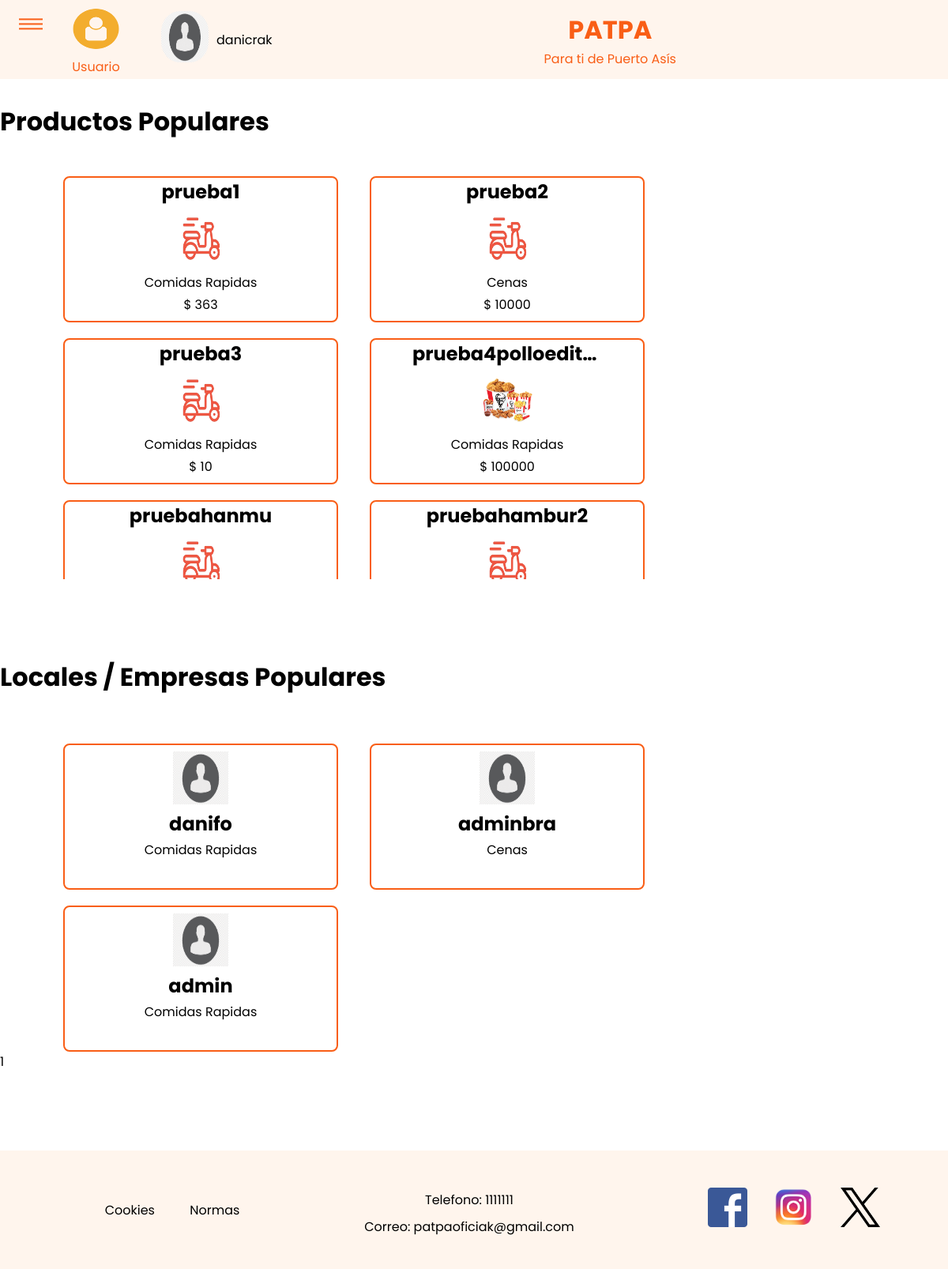
Page /content/buscar.php (signed in) on the committed database.
### tables this page shows
CREATE TABLE `usuario` (
  `id` int(11) NOT NULL,
  `nombre` varchar(250) NOT NULL,
  `correo` varchar(50) NOT NULL,
  `usuario` varchar(50) NOT NULL,
  `contraseña` varchar(300) NOT NULL,
  `edad` int(11) DEFAULT NULL,
  `categorias` int(11) DEFAULT NULL,
  `id_rol` int(11) NOT NULL,
  `foto` varchar(250) DEFAULT NULL,
  `fondo` varchar(250) DEFAULT NULL,
  `direccion` varchar(100) DEFAULT NULL,
  `calificacion` varchar(5) DEFAULT NULL,
  `latitud` varchar(25) DEFAULT NULL,
  `longitud` varchar(25) DEFAULT NULL
);

CREATE TABLE `articulo` (
  `id` int(11) NOT NULL,
  `nombre` varchar(150) DEFAULT NULL,
  `categoria_id` int(11) DEFAULT NULL,
  `seccion_id` int(11) DEFAULT NULL,
  `descripcion` varchar(150) DEFAULT NULL,
  `imagen` varchar(150) DEFAULT NULL,
  `precio` int(7) DEFAULT NULL,
  `calificacion` int(100) DEFAULT NULL,
  `usuario_id` int(11) DEFAULT NULL
);

CREATE TABLE `categoria` (
  `id` int(11) NOT NULL,
  `categorias` varchar(100) NOT NULL
);

### php/consultas_inicio.php (called while the page is built, shortened)
<?php
include "conex.php";
$correo = $_SESSION['usuario'];
$consulta = $conn->query("SELECT * FROM usuario WHERE correo = '$correo'");
$row = $consulta->fetch_assoc();
?>

### content/buscar.php (the view, shortened to what this page needs)
<?php
 include "../php/consultas_inicio.php";
?>
<!doctype html>
<html lang="es">
<head>
    <link rel="stylesheet" href="style.css">
</head>
  <body>
    <header>
        <div class="bar_menu">
            <span class="linea1_bar_menu"></span>
            <span class="linea2_bar_menu"></span>
            <span class="linea3_bar_menu"></span>
        </div>
        <div class="logo">
            <?php
                if($row['id_rol'] == 1){
                ?>
                    <a href="usuarios/usuario_usuario.php"><img src="../images/img_usuario_usuario.png" alt=""></a>
                    <a href="usuarios/usuario_usuario.php"><p>Usuario</p></a>
                <?php
                    }elseif($row['id_rol'] == 2){
                ?>
                <img src="../images/img_usuario_repartidor.png" alt="">
                <p>Repartidor</p>
                <?php
                }else{
                    ?>
                    <a href="usuarios/usuario_empresa.php"><img src="../images/img_usuario_empresa.jpg" alt=""></a>
                    <a href="usuarios/usuario_empresa.php"><p>Empresa</p></a>
                    <?php
                    }
                    ?>
        </div>
        <div class="usuario">
        <?php
                if($row['id_rol'] == 1){
                ?>
                    <a href="usuarios/usuario_usuario.php"><img src="../<?php echo $row['foto']?>" alt=""></a>
                    <a href="usuarios/usuario_usuario.php"><?php echo $row['usuario']?></a>
                <?php
                    }elseif($row['id_rol'] == 2){
                ?>
                     <img src="../<?php echo $row['foto']?>" alt="">
                     <a href=""><?php echo $row['usuario']?></a>
                <?php
                }else{
                    ?>
                    <a href="usuarios/usuario_empresa.php"><img src="../<?php echo $row['foto']?>" alt=""></a>
                    <a href="usuarios/usuario_empresa.php"><?php echo $row['usuario']?></a>
                    <?php
                    }
                    ?>
        </div>
        <div class="eslogan">
            <h1>PATPA</h1>
            <p>Para ti de Puerto Asís</p>
        </div>
    </header>
    <main>
        <div class="principal">
                    <div class="productos_populares">
                        <h1>Productos Populares</h1>
                    </div>
                    <br>
                    <?php
                    $conn = mysqli_connect("localhost", "root", "", "patpa");
                    $limit = 12;
                    $termino_busqueda = isset($_GET['q']) ? $_GET['q'] : '';
                    $pagina_actual = isset($_GET['pagina']) ? $_GET['pagina'] : 1;
                    $offset = ($pagina_actual - 1) * $limit;
                    $busqueda_articulo = $conn->query("SELECT articulo.*, categoria.categorias as nombre_categoria
                        FROM articulo
                        INNER JOIN categoria on articulo.categoria_id = categoria.id
                        WHERE articulo.nombre LIKE '%$termino_busqueda%'
                        LIMIT $limit OFFSET $offset");
                    $busqueda_empresa = $conn->query("SELECT usuario.* , categoria.categorias as nombre_categoria
                        FROM usuario
                        INNER JOIN categoria ON usuario.categorias = categoria.id
                        WHERE usuario.usuario LIKE '%$termino_busqueda%'
                        LIMIT $limit OFFSET $offset");
                    ?>
                    <div class="producto_popular">
                        <?php
                        while ($filas_articulos_busqueda = $busqueda_articulo->fetch_assoc()) {
                        ?>
                            <div class="producto articulo-id" data-id="<?php echo $filas_articulos_busqueda['id']; ?>">
                                <h2><?php echo $filas_articulos_busqueda['nombre']; ?></h2>
                                <img src="../<?php echo $filas_articulos_busqueda['imagen']; ?>" alt="">
                                <p><?php echo $filas_articulos_busqueda['nombre_categoria']; ?></p>
                                <p>$ <?php echo $filas_articulos_busqueda['precio']; ?></p>
                            </div>
                        <?php
                        }
                        ?>
                    </div>
                    <div class="locales_populares">
                        <h1>Locales / Empresas Populares</h1>
                    </div>
                    <div class="local_popular">
                        <?php
                        while ($filas_empresa_busqueda = $busqueda_empresa->fetch_assoc()) {
                        ?>
                            <div class="local" data-id="<?php echo $filas_empresa_busqueda['id']; ?>">
                                <img src="../<?php echo $filas_empresa_busqueda['foto']; ?>" alt="">
                                <h2><?php echo $filas_empresa_busqueda['nombre']; ?></h2>
                                <p><?php echo $filas_empresa_busqueda['nombre_categoria']; ?></p>
                            </div>
                        <?php
                        }
                        ?>
                    </div>
                    <div class="paginacion">
                        <p id="numero_pagina"><?= $pagina_actual ?></p>
                    </div>
                </div>
    </main>
    <footer>
        <div class="contenido_footer">
            <div class="cookies">
                <a href="#">Cookies</a>
                <a href="#">Normas</a>
            </div>
            <div class="informacion">
                <p>Telefono: 1111111</p>
                <p>Correo: patpaoficiak@gmail.com</p>
            </div>
            <div class="redes_sociales">
                <a href="#"><img src="../images/facebook_logo.png" alt=""></a>
                <a href="#"><img src="../images/instagram_logo.png" alt=""></a>
                <a href="#"><img src="../images/twitter_logo.png" alt=""></a>
            </div>
        </div>
    </footer>
</body>
</html>

### content/style.css (style rules this page uses)
* { margin: 0; padding: 0; box-sizing: border-box; text-decoration: none; font-family: 'Poppins', sans-serif; z-index: 100; }
body { height: 100%; width: 100%; }
html { width: 100%; }
header { height: 100px; width: 100%; position: fixed; display: flex; z-index: 104; background-color: #fff5ed; }
.logo { align-items: center; position: relative; z-index: 1; }
.logo img { padding-top: 8px; width: 65px; height: 65px; }
.logo p { color: #f95e16; text-align: center; margin-top: 0; }
.usuario { height: 100%; align-items: center; display: flex; max-width: 300px; }
.usuario img { width: 60px; height: 65px; border-radius: 40%; margin-left: 40px; background-color: transparent; }
.usuario a { color: black; margin-left: 10px; white-space: nowrap; overflow: hidden; text-overflow: ellipsis; max-width: 180px; }
.eslogan { text-align: center; margin: auto; color: #f95e16; }
main { display: block; padding-top: 100px; height: 60%; width: 100%; }
.principal { margin: auto; max-width: 1200px; width: 100%; }
.productos_populares { width: 1200px; padding-top: 30px; }
.producto_popular,.local_popular { width: 100%; height: auto; max-height: 530px; overflow-x: auto; overflow-x: scroll; }
.producto h2,.local h2 { margin: auto; max-width: 240px; overflow: hidden; text-overflow: ellipsis; }
.producto p,.local p { padding-top: 3px; margin: auto; max-width: 240px; overflow: hidden; text-overflow: ellipsis; }
.producto, .local { width: 348px; color: black; text-align: center; margin: 20px 20px 0px; height: 185px; min-width: 300px; cursor: pointer; border: 2px solid black; border-radius: 8px; border: 2px solid #f95e16; transition: all 300ms; z-index: 0; float: left; }
.producto img, .local img { padding-top: 8px; height: 75px; width: 70px; }
.locales_populares { margin-top: 100px; margin-bottom: 40px; }
footer { margin-top: 100px; height: 150px; width: 100%; bottom: 0; background-color: #fff5ed; z-index: 0; }
.contenido_footer { display: flex; width: 100%; height: 100%; margin: auto; z-index: 0; align-items: center; }
.contenido_footer div { width: 33%; text-align: center; }
.cookies a { text-decoration: none; color: black; margin-left: 40px; }
.informacion p { margin-top: 9px; }
.redes_sociales a img { width: 50px; height: 50px; margin-left: 30px; }
.bar_menu { width: 30px; height: 30px; margin-top: 10px; margin-left: 29px; opacity: 0; cursor:pointer; transform: translate(-50%, -2%); visibility: hidden; }
.bar_menu span { display: block; width: 100%; height: 2px; background-color: #f95e16; margin-top: 4px; transition: all 300ms; transform-origin: 0px 100%; }
@media screen and (max-width: 1200px) { body { height: 100; } }
@media screen and (max-width: 1200px) { .bar_menu { width: 30px; height: 30px; margin-top: 20px; margin-left: 39px; margin-right: 20px; opacity: 1; cursor:pointer; transform: translate(-50%, -2%); visibility: visible; } }
@media screen and (max-width: 1200px) { .producto_popular, .local_popular { padding-left: 5%; } }

### rows in the picture
usuario: foto (picture), usuario "danicrak", nombre "danifo", categorias.categorias "Comidas Rapidas"
articulo: nombre "prueba1", imagen (picture), categoria.categorias "Comidas Rapidas", precio "363"
articulo: nombre "prueba2", imagen (picture), categoria.categorias "Cenas", precio "10000"
articulo: nombre "prueba3", imagen (picture), categoria.categorias "Comidas Rapidas", precio "10"
articulo: nombre "prueba4polloedit…", imagen (picture), categoria.categorias "Comidas Rapidas", precio "100000"
articulo: nombre "pruebahanmu", imagen (picture)
articulo: nombre "pruebahambur2", imagen (picture)
usuario: foto (picture), nombre "adminbra", categorias.categorias "Cenas"
usuario: foto (picture), nombre "admin", categorias.categorias "Comidas Rapidas"

### other values in the picture
$pagina_actual "1"
